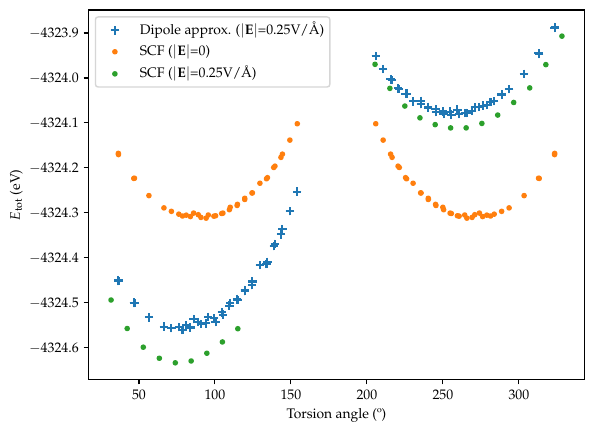

Generate this figure with Python:
import numpy as np
import matplotlib.pyplot as plt
from scipy.optimize import curve_fit
from scipy.optimize import minimize


def rodrigues(v, k, alpha):
    '''
    Return the rotated vector v about vector k by an angle alpha, using the Rodrigues formula
    '''
    k = k / np.linalg.norm(k)
    return v * np.cos(alpha) + np.cross(k, v) * np.sin(alpha) + k * k.dot(v) * (1 - np.cos(alpha))


def dipole_energy(dipole, Efield):
    """
    Calculates dipole energy
    :param dipole: array of vectors of dipoles
    :param Efield: electric field vector
    :return: array w/ -Efield*dipole for each dipole
    """
    return -np.apply_along_axis(np.dot, 1, dipole, Efield)


torsion = np.loadtxt('torsion_angles.txt')
fake_angle, energy = np.split(np.loadtxt('energies.dat'), 2, axis=1)
dipole = np.loadtxt('dipoles.dat')[:, 1:]
# megadipole = np.loadtxt('dipoles.dat')
symmetrize_angle = np.loadtxt('symmetrize_angle.txt')#[:, 2]

# Dipole vectors need to be rotated because the original molecule used was not aligned with the z axis (unequal z
# coordinate for outermost carbons), and later we are going to compare w/ molecules that ARE aligned
rot_vec = [-3.8046513925164684, 5.71929277405903, 0.0]
rot_ang = -0.32106480732727877

# # Save norm to check that it is conserved
# norm_dipole = np.apply_along_axis(np.linalg.norm, 1, dipole)

dipole = np.apply_along_axis(rodrigues, 1, dipole, rot_vec, rot_ang)
# new_norm_dipole = np.apply_along_axis(np.linalg.norm, 1, dipole)

# Rotate dipoles to be symmetrized and pointing up
sym_rot_vec = [6.0272876094560, 4.0095391340037, -0.0000000000000]
dipole_new = np.empty_like(dipole)
for i, dip in enumerate(dipole):
    for threesome in symmetrize_angle:
        if abs(threesome[0] - fake_angle[i]) < 0.1:
            dipole_new[i] = rodrigues(dip, sym_rot_vec, threesome[2]*np.pi/180.)


# Dipole atomic units to e*Ang: 1 a.u. = conversion_factor e*Ang
conversion_factor = 8.4783536255E-30 / 1.602E-29
dipole_new *= conversion_factor

# convert fake angles into real torsion angles using the torsion "lookup table"
real_angle = np.empty_like(fake_angle)
for i, fake in enumerate(fake_angle):
    for pair in torsion:
        if abs(pair[0]-fake) < 0.1:
            real_angle[i] = pair[1]

plus_angle = abs(real_angle)

# plt.scatter(plus_angle, energy); plt.show()

dip_en = dipole_energy(dipole_new, [0., 0., 0.25])
dip_en_minus = dipole_energy(dipole_new, [0., 0., -0.25])

# plt.scatter(plus_angle, energy.T+dip_en); plt.show()
# plt.scatter(plus_angle, energy.T+dip_en_minus); plt.show()

a=plt.scatter(list(plus_angle) + list(360 - plus_angle), list(energy.T + dip_en) + list(energy.T + dip_en_minus),
            marker='+')
# plt.show()

# Just the original 0 field energies:
b=plt.scatter(list(plus_angle) + list(360 - plus_angle), list(energy.T) + list(energy.T), marker='.')

# ----------------------------------------------------------------------------------------------------------------------
# Now let's plot the original scf calculation with 0.25eV/Ang electric field , to compare with this last plot

torsion2 = np.loadtxt('torsion_ang_0.25.txt')
fake_angle2, energy2 = np.split(np.loadtxt('scf_en_0.25.dat'), 2, axis=1)

# convert fake angles into real torsion angles using the torsion2 "lookup table"
real_angle2 = np.empty_like(fake_angle2)
for i, fake in enumerate(fake_angle2):
    for pair in torsion2:
        if abs(pair[0]-fake) < 0.1:
            real_angle2[i] = pair[1]

c=plt.scatter(real_angle2, energy2, marker='.')

plt.rc('text', usetex=True)
plt.rc('font', family='serif', serif=['Palatino'], size=10)

ax = plt.gca()
ax.set_xlabel('Torsion angle (º)')
ax.set_ylabel(r'$E_{\mathrm{tot}}$ (eV)')
ax.legend([a,b,c],[r'Dipole approx. ($|\mathbf{E}|$=0.25V/$\textup{\AA}$)', r'SCF ($|\mathbf{E}|$=0)',
                   r'SCF ($|\mathbf{E}|$=0.25V/$\textup{\AA}$)'])

# plt.show()
plt.savefig('dnbp_dipole.pdf', format='pdf', dpi=300, bbox_inches='tight')


# ----------------------------------------------------------------------------------------------------------------------

# Find minimum energy angle (m.e.a.). Then find m.e.a vs E field

# For that we will use a quartic function to fit the data and find the minimum of that.

'''
def quartic(x, center_4, amp_4, center_2, amp_2, h):
    return amp_4 * (x - center_4)**4 + amp_2 * (x - center_2)**2 + h


# 0 field (nitros up)
# xx = plus_angle.flatten()
# yy = energy.flatten()
# # 0 field (nitros down) (its the same as nitros up)
# xx = list(360 - plus_angle)
# yy = list(energy.T)


def ang_min(Efield, up):
    dip_en = dipole_energy(dipole_new, [0., 0., Efield])
    dip_en_minus = dipole_energy(dipole_new, [0., 0., -Efield])

    if up:
        print('yawho')
        xx = plus_angle.flatten()
        yy = energy.flatten() + dip_en
    else:
        xx = 360. - plus_angle.flatten()
        yy = energy.flatten() + dip_en_minus

    y_sort = yy[xx.argsort()]
    x_sort = np.sort(xx)

    # Inital guess for params of the quartic f'n:
    c = np.min(y_sort)

    # A(x-a)^4 part:
    x1, y1 = x_sort[0], y_sort[0]
    x2, y2 = x_sort[-1], y_sort[-1]
    P4 = ((y2-c) / (y1-c))**(1/4)
    a = (P4 * x1 - x2)/(P4 - 1)
    A = (y1 - c) / (x1 - a)**4

    # B(x-b)^2 part:
    x3, y3 = x_sort[2], y_sort[2]
    x4, y4 = x_sort[-2], y_sort[-2]
    P2 = ((y4-c)/(y3-c))**(1/2)
    b = (P2 * x3 - x4) / (P2 - 1)
    B = (y3 - c) / (x3 - b)**2

    center_4_0 = a
    amp_4_0 = A / 2
    center_2_0 = b
    amp_2_0 = B / 2
    h_0 = c

    popt, pcov = curve_fit(quartic, x_sort, y_sort, p0=[center_4_0, amp_4_0, center_2_0, amp_2_0, h_0], maxfev=500000)

    # Minimum angle:
    fit = minimize(quartic, x0=np.array([95]), args=tuple(popt))
    min_ang = fit.x[0]

    # plt.plot(x_sort, quartic(x_sort, *popt))
    # plt.scatter(x_sort, y_sort)
    return min_ang

up_angmins = []
down_angmins = []
for efi in np.linspace(0, 0.75, 101):
    up_angmins.append(-ang_min(efi, True) + 90.1780721)
    down_angmins.append(-ang_min(efi, False) + 269.3383187)

plt.rc('text', usetex=True)
plt.rc('font', family='serif', serif=['Palatino'], size=16)

a, = plt.plot(np.linspace(0, 0.75, 101), up_angmins, linestyle='dashed', color='k')
b, = plt.plot(np.linspace(0, 0.75, 101), down_angmins, linestyle='dotted', color='k')
ax = plt.gca()

ax.set_ylabel(r'$-\Delta \alpha$ (º)')
ax.set_xlabel(r'$|\mathbf{E}|$ (V/$\textup{\AA}$)')

ax.set_xticks(np.linspace(0, 0.75, 6))

ax.legend([a,b], [r'$\alpha<180$º',r'$\alpha>180$º'])
plt.savefig('delta_ang.pdf', format='pdf', dpi=300, bbox_inches='tight')

plt.show()
'''

